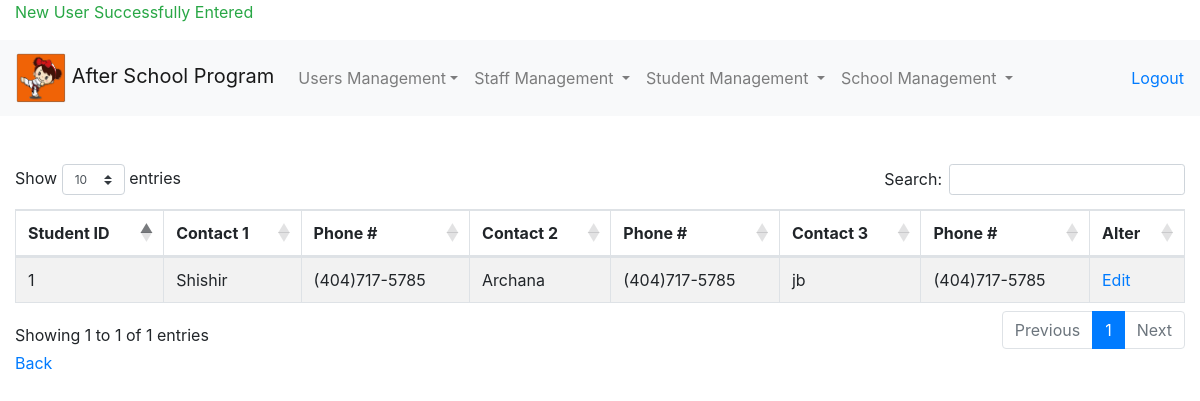
Screenshot of /view_emergency_contact.php (signed in) with the database file from the repository.
### tables this page shows
CREATE TABLE tbl_emergency_contact (
student_id INT UNSIGNED NOT NULL AUTO_INCREMENT KEY,
emergency1 VARCHAR(128),
phone1 VARCHAR(20),
emergency2 VARCHAR(128),
phone2 VARCHAR(20),
emergency3 VARCHAR(128),
phone3 VARCHAR(20),
FOREIGN KEY (student_id) REFERENCES tbl_student_info(student_id)
);

### view_emergency_contact.php (the view, shortened to what this page needs)
<?php
require_once "connection.php";
require_once "bootstrap.php";
if(isset($_SESSION['success'])){
  if(isset($_SESSION['insert']) ){
    echo "<div class='col-md-4 col-md-offset-5'><p class='text-success'>".$_SESSION['insert']."</p></div>";
  }
  if(isset($_GET['student_id'])){
    $user =$_GET['student_id'];
    $sql="select * from tbl_emergency_contact where student_id = :student_id";
    $statement = $pdo->prepare($sql);
    $statement->execute(array(':student_id'=>$user));
  }else{
    $sql="select * from tbl_emergency_contact";
    $statement = $pdo->prepare($sql);
    $statement->execute();
  }
  $table = "<table class='table table-striped table-bordered table-hover'
  id='example' style='width:100%'>";
  $table.= "
  <thead>
  <tr><b>
  <th>Student ID</th>
  <th>Contact 1</th>
  <th>Phone #</th>
  <th>Contact 2</th>
  <th>Phone #</th>
  <th>Contact 3</th>
  <th>Phone #</th>
  <th>Alter</th>
  </b></tr>
  </thead>";
  while($row = $statement->fetch(PDO::FETCH_ASSOC)){
    $table.= "<tbody><tr>";
    $table.= "<td>".$row['student_id']."</td>";
    $table.= "<td>".$row['emergency1']."</td>";
    $table.= "<td>".$row['phone1']."</td>";
    $table.= "<td>".$row['emergency2']."</td>";
    $table.= "<td>".$row['phone2']."</td>";
    $table.= "<td>".$row['emergency3']."</td>";
    $table.= "<td>".$row['phone3']."</td>";
    $table.= "<td><a href='edit_student_contact.php?student_id=".$row['student_id']."'>Edit</a></td>";
    $table.= "</tr></tbody>";
  }
  $table.= "</table>";
} else{
  die("ACCESS DENIED");
}
?>
<html>
<head>
  <link rel="stylesheet" href="https://cdn.datatables.net/1.10.19/css/dataTables.bootstrap4.min.css">
  <?php include"bootstrap_js.php"?>
</head>
<body>
  <?php include "navbar.php";?>
  <div class="container-fluid">
    <div class="row">
      <div class="col">
        <div class="panel panel-default">
          <?php echo $table; ?>
            <a href="view_student_info.php">Back</a> </br>
        </div>
      </div>
    </div>
  </div>
</body>
</html>

### rows the page displays
tbl_emergency_contact: student_id "1", emergency1 "Shishir", phone1 "(404)717-5785", emergency2 "Archana", phone2 "(404)717-5785", emergency3 "jb", phone3 "(404)717-5785"

### other values shown
$_SESSION['insert'] "New User Successfully Entered"
